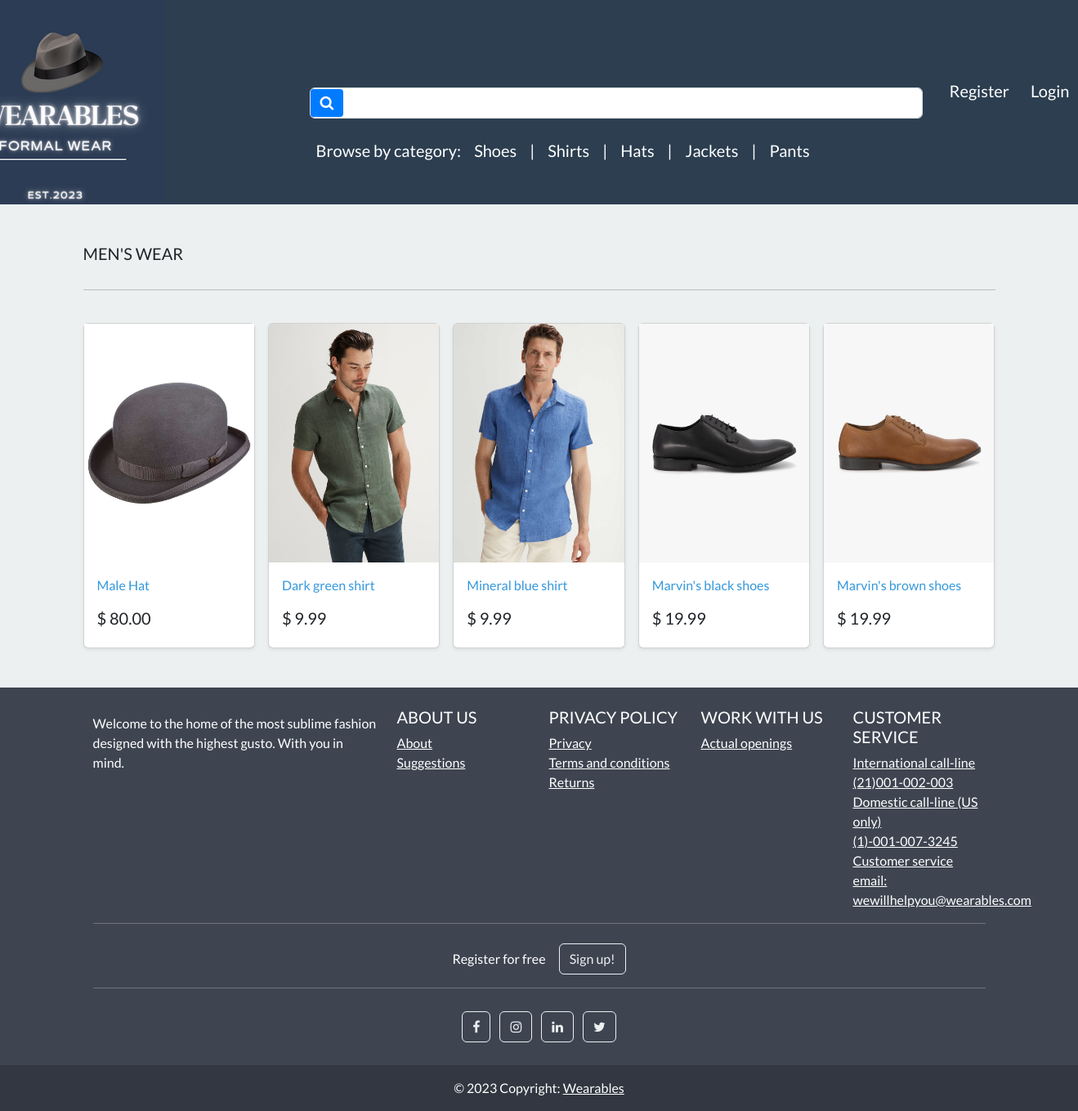
Screenshot of /tag/male/ with the database file from the repository.
### store/models.py (models this page shows, shortened)
class Category(models.Model):
    name=models.CharField(max_length=250,db_index=True)                                                                 #db index to make looking for it faster
    slug=models.SlugField(max_length=250,unique=True)                              # slugs if remain MUST BE USED       #unique cause only one category for every product
    class Meta:
        verbose_name_plural = 'categories'                                                                              #django by default adds an s to category name
    def get_absolute_url(self):
        return reverse('list-category',args=[self.slug])

class Tag(models.Model):                                                                                                # Many to many relationship with Products category
    tag_name = models.CharField(max_length=128)
    tag_slug = models.SlugField(max_length=255)                                                                         # BEST SELLERS, NEW ARRIVALS

class Product(models.Model):
    category = models.ForeignKey(Category, related_name='product',on_delete=models.CASCADE, null=True)
    title=models.CharField(max_length=250)
    brand=models.CharField(max_length=250,default='un-branded')
    description= models.TextField(blank=True)                                                   #blank denotes an optional field
    slug=models.SlugField(max_length=255)                                                       #to make urls more user-friendly and readable and unique
    price=models.DecimalField(max_digits=5,decimal_places=2)                                     #product price
    image = models.ImageField(upload_to='images/')                                              #upon uploading an image will create an image subfolder in media (pillow rqd)
    tags = models.ManyToManyField('Tag', related_name='product_tags', blank=True)                #MANY TO MANY RELATIONSHIP with tags,acting as an intermediary
    class Meta:
        verbose_name_plural = 'products'                                                       #django by default adds an s to category name
    def get_absolute_url(self):
        return reverse('product-info',args=[self.slug])

### store/views.py (the view)
# urls.py: path('tag/<slug:tag_slug>/', views.list_tag, name='list-tag'),
def list_tag(request, tag_slug=None):
    tag = get_object_or_404(Tag, tag_slug=tag_slug)
    products = tag.product_tags.all()
    all_categories = Category.objects.all()
    all_tags = Tag.objects.all()
    context = {
        'tag': tag,
        'products': products,
        'all_categories': all_categories,
        'all_tags': all_tags,
    }
    return render(request, 'store/list-tag.html', context)

### cart/cart.py (called while the page is built)
    def __len__(self):                                                                                #total length of products in a session
        return sum(item['qty'] for item in self.cart.values())                                        #total number of items in a shopping cart

### cart/context_processors.py (called while the page is built)
def cart(request):
    return {'cart':Cart(request)}

### store/views.py (called while the page is built)
def categories(request):
    all_categories=Category.objects.all()                                                                               #select all categories(shoes and shirts)
    return {'all_categories': all_categories}

### store/templates/store/list-tag.html
{% extends "./base.html" %}
{% load static %}
{% block content %}
<main>
  <div class="album py-5 bg-light">
    <div class="container">
      <div class="pb-3 h5"> {{ tag.tag_name|capfirst }} </div>
      <hr>
      <br>
      <div class="row row-cols-1 row-cols-sm-2 row-cols-md-5 g-3">
        {% for product in products %}
        <div class="col">
          <div class="card shadow-sm">
            <img class="img-fluid" alt="Responsive image" src="{{ product.image.url }}">
            <div class="card-body">
              <p class="card-text">
                <a class="text-info text-decoration-none" href="{{ product.get_absolute_url }}">{{ product.title }}</a>
              </p>
              <div class="d-flex justify-content-between align-items-center">
                <h5>$ {{ product.price }}</h5>
              </div>
            </div>
          </div>
        </div>
        {% endfor %}
      </div>
    </div>
  </div>
</main>
{% endblock %}

### store/templates/store/base.html (shortened to what this page needs)
{% load static %}
<!DOCTYPE html>
<html>
    <head>
        <link rel="stylesheet" href="https://bootswatch.com/5/flatly/bootstrap.min.css">
        <link rel="stylesheet" href="https://cdnjs.cloudflare.com/ajax/libs/font-awesome/4.7.0/css/font-awesome.min.css">
        <link rel="stylesheet" href="{%static 'css/styles.css'%}">
    </head>
<nav class="navbar navbar-expand-lg bg-primary justify-content-center" style="max-height: 250px; margin: auto;">
        <a class="navbar-brand main-heading text-white" href="{% url 'store' %}">
            <img src="{% static 'media/images/Wearables1.png' %}" alt="Your Custom Logo">
        </a>
<nav class="navbar navbar-expand-lg navbar-light bg-primary justify-content-center" style="padding-left: 150px;padding-top: 80px;">
    <div class="container navbar-light">
        <div class="search-form">
            <form class="d-flex mb-3" action="{% url 'search' %}" method="GET">
                <div style="position: relative;">
                    <button class="btn btn-primary d-flex align-items-center" type="submit" style="position: absolute; left: 1px; top: 50%; transform: translateY(-50%); border: none; background-color: #007bff; color: #fff; padding: 8px 12px; border-radius: 4px; cursor: pointer; transition: background-color 0.2s; border-radius: 4px;">
                        <i class="fa fa-search" style="font-size: 18px;" aria-hidden="true"></i>
                    </button>
                    <input class="form-control me-2" type="search" name="search_query" style="width: 750px; padding-left: 50px; background-color: #fff; color: #000;" aria-label="Search">
                </div>
            </form>
            <div class="categories-list">
                <div class="w-100 d-flex justify-content-center bg-primary">
                    <ul class="navbar-nav me-auto mb-2 mb-md-0">
                        <li class="nav-item">
                            <a class="nav-link text-white" href="" style="font-size:20px;">Browse by category:</a>
                        </li>
                        {% for category in all_categories %}
                            <li class="nav-item">
                                <a class="nav-link text-white" href="{{ category.get_absolute_url }}" style="font-size:20px;">{{ category.name|capfirst }}</a>
                            </li>
                            {% if not forloop.last %}
                                <li class="nav-item">
                                    <span class="nav-link text-white" style="font-size: 20px;"> | </span>
                                </li>
                            {% endif %}
                        {% endfor %}
                    </ul>
                </div>
            </div>
        </div>
    </div>
</nav>
        <div class="collapse navbar-collapse text-center" id="navbarNavDropdown">
            <ul class="navbar-nav ms-auto">
            {% if user.is_authenticated%}
                <li class="nav-item">
                    <a class="btn btn-alert navbar-btn text-white" type="button" style="font-size:20px;"  href="{%  url 'dashboard' %}"><i class="fa fa-home" aria-hidden="true"></i> Dashboard </a>
                </li>
            {% else %}
                 <li class="nav-item">
                    <a class="btn btn-alert navbar-btn text-white" type="button" style="font-size:20px;"  href="{%  url 'register' %}"> Register </a>
                </li>
            {% endif %}
            {% if user.is_authenticated %}
                 <li class="nav-item">
                     <a class="btn btn-alert navbar-btn text-white" type="button" style="font-size:20px;" href="{% url 'user-logout'%}"><i class="fa fa-sign-out" aria-hidden="true"></i> Logout </a>
                </li>
                {% else%}
                <li class="nav-item">
                    <a class="btn btn-alert navbar-btn text-white" type="button"  style="font-size:20px;" href="{% url 'my-login'%}"> Login </a>
                </li>
            {% endif %}
            </ul>
        </div>
    </nav>
    <body>
        {% block content %}
        {% endblock %}
    </body>
  <footer
          class="text-center text-lg-start text-white"
          style="background-color: #3e4551"
          >
    <div class="container p-4 pb-0">
      <section class="">
        <div class="row">
          <div class="col-lg-4 col-md-6 mb-4 mb-md-0">
            <p>
              Welcome to the home of the most sublime fashion designed with the highest gusto. With you in mind.
            </p>
          </div>
          <div class="col-lg-2 col-md-6 mb-4 mb-md-0">
            <h5 class="text-uppercase">About us</h5>
            <ul class="list-unstyled mb-0">
              <li>
                <a href="#!" class="text-white">About</a>
              </li>
              <li>
                <a href="#!" class="text-white">Suggestions</a>
              </li>
            </ul>
          </div>
          <div class="col-lg-2 col-md-6 mb-4 mb-md-0">
            <h5 class="text-uppercase">Privacy policy</h5>
            <ul class="list-unstyled mb-0">
              <li>
                <a href="#!" class="text-white">Privacy</a>
              </li>
              <li>
                <a href="#!" class="text-white">Terms and conditions</a>
              </li>
              <li>
                <a href="#!" class="text-white">Returns</a>
              </li>
            </ul>
          </div>
          <div class="col-lg-2 col-md-6 mb-4 mb-md-0">
            <h5 class="text-uppercase">Work with us</h5>
            <ul class="list-unstyled mb-0">
              <li>
                <a href="#!" class="text-white">Actual openings</a>
              </li>
            </ul>
          </div>
          <div class="col-lg-2 col-md-6 mb-4 mb-md-0">
            <h5 class="text-uppercase">Customer service</h5>
            <ul class="list-unstyled mb-0">
              <li>
                <a href="#!" class="text-white">International call-line</a>
              </li>
              <li>
                <a href="#!" class="text-white">(21)001-002-003</a>
              </li>
              <li>
                <a href="#!" class="text-white">Domestic call-line (US only)</a>
              </li>
              <li>
                <a href="#!" class="text-white">(1)-001-007-3245</a>
              </li>
              <li>
                <a href="#!" class="text-white">Customer service email:</a>
              </li>
                <li>
                <a href="#!" class="text-white">wewillhelpyou@wearables.com</a>
              </li>
            </ul>
          </div>
        </div>
      </section>
      <hr class="mb-4" />
      <section class="">
        <p class="d-flex justify-content-center align-items-center">
          <span class="me-3">Register for free</span>
          <button type="button" class="btn btn-outline-light btn-rounded">
            Sign up!
          </button>
        </p>
      </section>
      <hr class="mb-4" />
      <section class="mb-4 text-center">
        <a
           class="btn btn-outline-light btn-floating m-1"
           href="#!"
           role="button"
           ><i class="fa fa-facebook-f"></i
          ></a>
        <a
           class="btn btn-outline-light btn-floating m-1"
           href="#!"
           role="button"
           ><i class="fa fa-instagram"></i
          ></a>
        <a
           class="btn btn-outline-light btn-floating m-1"
           href="#!"
           role="button"
           ><i class="fa fa-linkedin"></i
          ></a>
        <a
           class="btn btn-outline-light btn-floating m-1"
           href="#!"
           role="button"
           ><i class="fa fa-twitter"></i
          ></a>
      </section>
    </div>
    <div
         class="text-center p-3"
         style="background-color: rgba(0, 0, 0, 0.2)"
         >
      © 2023 Copyright:
      <a class="text-white">Wearables</a>
    </div>
  </footer>
</html>

### rows the page displays
Category: name "Shoes"
Category: name "Shirts"
Category: name "Hats"
Category: name "Jackets"
Category: name "Pants"
Tag: tag_name "MEN'S WEAR"
Product: image (picture), title "Male Hat", price "80.00"
Product: image (picture), title "Dark green shirt", price "9.99"
Product: image (picture), title "Mineral blue shirt", price "9.99"
Product: image (picture), title "Marvin's black shoes", price "19.99"
Product: image (picture), title "Marvin's brown shoes", price "19.99"
